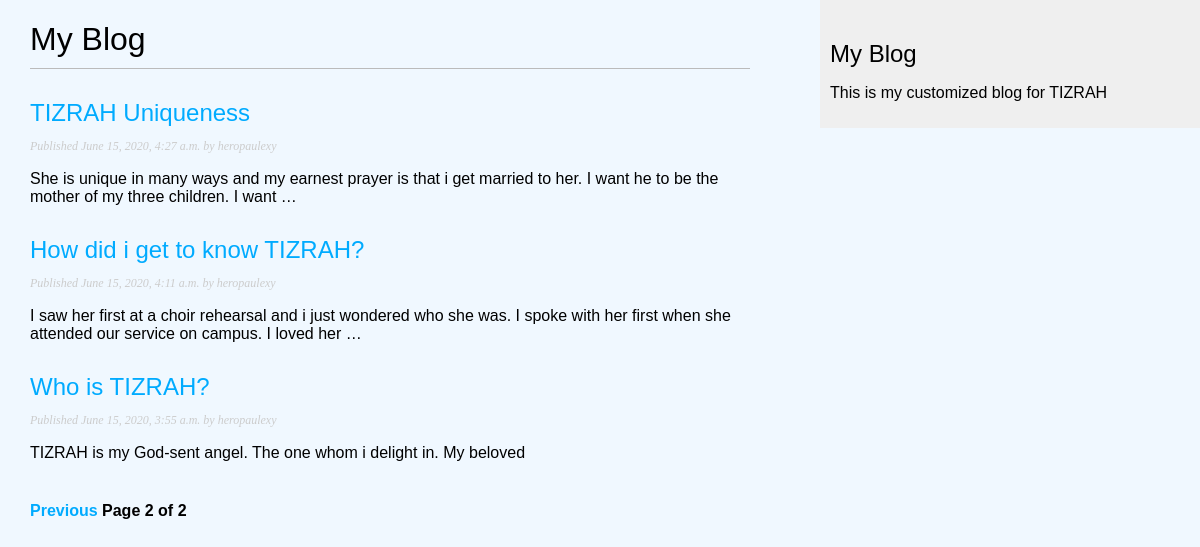
Screenshot of /blog/?page=2 with the database file from the repository.
### blog/models.py (models this page shows, shortened)
class Post(models.Model):
    STATUS_CHOICES=(
        ('draft','Draft'),
        ('published','Published'),
    )
    title = models.CharField(max_length=200)
    slug = models.SlugField(max_length=200, unique_for_date='publish')
    author = models.ForeignKey(User, on_delete=models.CASCADE, related_name='blog_posts')
    body = models.TextField()
    publish = models.DateTimeField(default=timezone.now)
    created = models.DateTimeField(auto_now_add=True)
    updated = models.DateTimeField(auto_now=True)
    status = models.CharField(max_length=10, choices=STATUS_CHOICES, default='draft')
    objects = models.Manager()
    published = PublishedManager()
    class Meta:
        ordering = ('-publish',)
    def get_absolute_url(self):
        return reverse('blog:post_detail',
                        args=[self.publish.year,
                              self.publish.month,
                              self.publish.day, self.slug] )

### blog/views.py (the view)
# urls.py: path('', views.PostListView.as_view(), name='post_list'),
class PostListView(ListView):
    queryset = Post.published.all()
    context_object_name = 'posts'
    paginate_by = 3
    template_name = 'blog/post/list.html'

### blog/templates/blog/post/list.html (shortened to what this page needs)
{% extends "blog/base.html" %}
{% block content %}
    <h1>My Blog</h1>
    {% for post in posts %}
        <h2>
            <a href="{{ post.get_absolute_url }}">
                {{ post.title}}
            </a>
        </h2>
        <p class="date">
            Published {{ post.publish}} by {{ post.author }}
        </p>
        {{ post.body|truncatewords:30|linebreaks}}
    {% endfor %}
    {% include "pagination.html" with page=page_obj %}
{% endblock %}

### blog/static/css/blog.css (style rules this page uses)
body { margin:0; padding:0; font-family:helvetica, sans-serif; background-color: aliceblue; }
a { color:#00abff; text-decoration:none; }
h1 { font-weight:normal; border-bottom:1px solid #bbb; padding:0 0 10px 0; }
h2 { font-weight:normal; margin:30px 0 0; }
p.date { color:#ccc; font-family: georgia, serif; font-size: 12px; font-style: italic; }

### rows the page displays
Post: title "TIZRAH Uniqueness", publish "June 15, 2020, 4:27 a.m.", author "heropaulexy", body "She is unique in many ways and my earnest prayer is that i get married to her. I want he to be the mother of my three children. I want …"
Post: title "How did i get to know TIZRAH?", publish "June 15, 2020, 4:11 a.m.", author "heropaulexy", body "I saw her first at a choir rehearsal and i just wondered who she was. I spoke with her first when she attended our service on campus. I loved her …"
Post: title "Who is TIZRAH?", publish "June 15, 2020, 3:55 a.m.", author "heropaulexy", body "TIZRAH is my God-sent angel. The one whom i delight in. My beloved"

### other values shown
{{ page.number }} "2"
{{ page.paginator.num_pages }} "2"
